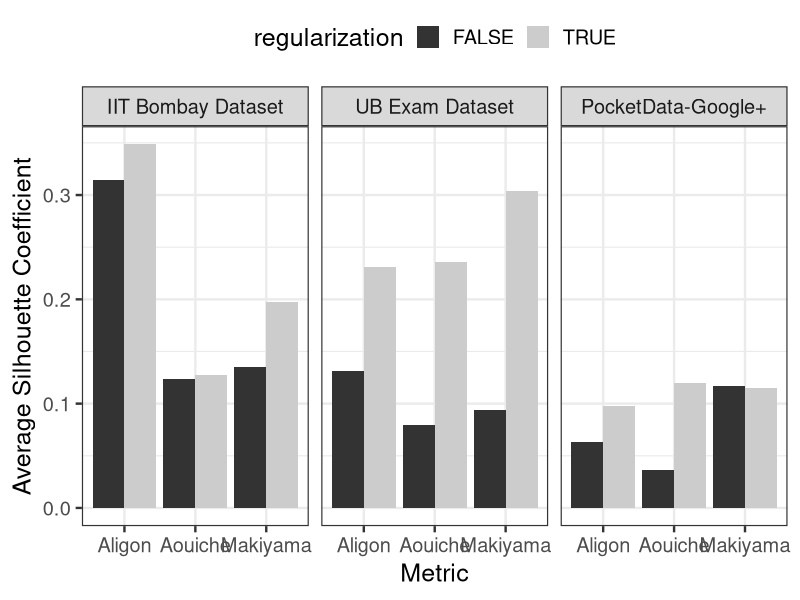

Generate this figure with R: (Note: this script raises an error after producing the figure.)
# set working directory
#setwd("~/Downloads/EttuBench")

# load supporting libraries
library(ggplot2)

comparison <- read.csv(file = "./data/result.csv", header = TRUE)
comparison$dataset <- factor(comparison$dataset, 
                             levels = c("IIT Bombay Dataset", 
                                        "UB Exam Dataset", 
                                        "PocketData-Google+"))

ggplot(data = comparison, aes(x = metric, y = silhouette, fill = regularization)) + 
  geom_bar(position="dodge", stat="identity") + facet_grid(~ dataset) + 
  ylab("Average Silhouette Coefficient") + xlab("Metric") + 
  theme_bw(base_size = 18) + theme(legend.position = "top") + scale_fill_grey() +
  ggsave(filename = "./figure/compare_silhouette.pdf", height = 5)

ggplot(data = comparison, aes(x = metric, y = beta_cv, fill = regularization)) + 
  geom_bar(position="dodge", stat="identity") + facet_grid(~ dataset) + 
  ylab("BetaCV") + xlab("Metric") + 
  theme_bw(base_size = 18) + theme(legend.position = "top") + scale_fill_grey() +
  ggsave(filename = "./figure/compare_betacv.pdf", height = 5)

ggplot(data = comparison, aes(x = metric, y = dunn, fill = regularization)) + 
  geom_bar(position="dodge", stat="identity") + facet_grid(~ dataset) + 
  ylab("Dunn Index") + xlab("Metric") + 
  theme_bw(base_size = 18) + theme(legend.position = "top") + scale_fill_grey() +
  ggsave(filename = "./figure/compare_dunn.pdf", height = 5)

